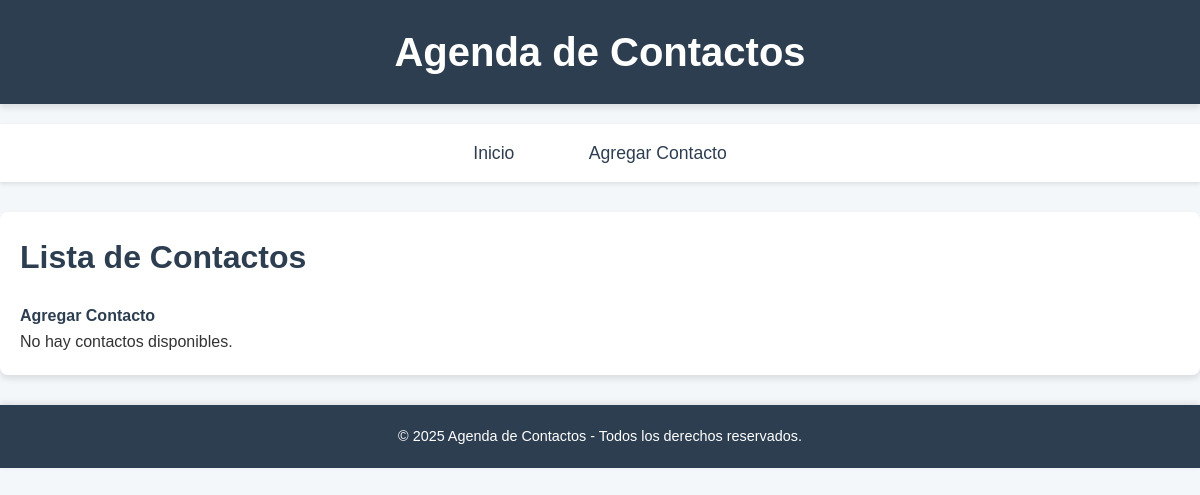
/, run on an earlier commit of the app's database.
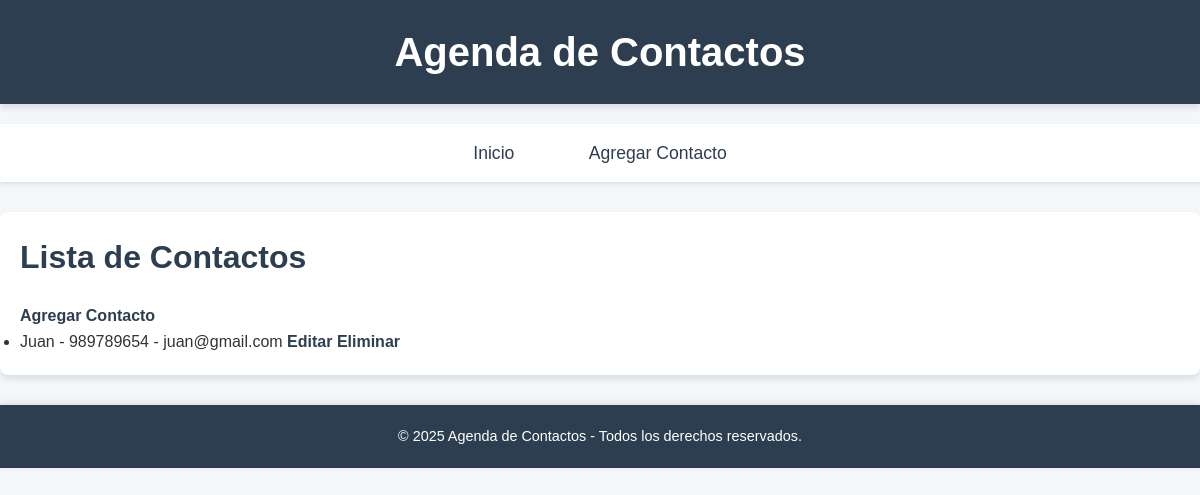
And on a later commit of the database.
### agenda/models.py (models this page shows, shortened)
class Contacto(models.Model):
    nombre = models.CharField(max_length=100)
    telefono = models.CharField(max_length=15)
    email = models.EmailField()
    direccion = models.TextField()

### agenda/views.py (the view)
# urls.py: path('', views.lista_contactos, name='lista_contactos'),
def lista_contactos(request):
    contactos = Contacto.objects.all()
    return render(request, 'agenda/lista_contactos.html', {'contactos': contactos})

### agenda/templates/agenda/lista_contactos.html (shortened to what this page needs)
{% extends 'base.html' %}
{% block content %}
    <h2>Lista de Contactos</h2>
    <a href="{% url 'agregar_contacto' %}">Agregar Contacto</a>
    <ul>
        {% for contacto in contactos %}
            <li>
                {{ contacto.nombre }} - {{ contacto.telefono }} - {{ contacto.email }}
                <a href="{% url 'editar_contacto' contacto.pk %}">Editar</a>
                <a href="{% url 'eliminar_contacto' contacto.pk %}">Eliminar</a>
            </li>
        {% empty %}
            <p>No hay contactos disponibles.</p>
        {% endfor %}
    </ul>
{% endblock %}

What changed in the data, as far as the page shows it:
added Contacto: nombre "Juan", telefono "989789654", email "juan@gmail.com"
Also different on the page:
text no longer shown: "No hay contactos disponibles."
